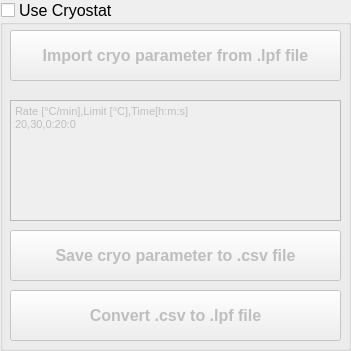
     <widget class="QGroupBox" name="CryoBox">
      <property name="enabled">
       <bool>true</bool>
      </property>
      <property name="geometry">
       <rect>
        <x>650</x>
        <y>350</y>
        <width>351</width>
        <height>351</height>
       </rect>
      </property>
      <property name="font">
       <font>
        <pointsize>12</pointsize>
       </font>
      </property>
      <property name="title">
       <string>Use Cryostat</string>
      </property>
      <property name="checkable">
       <bool>true</bool>
      </property>
      <property name="checked">
       <bool>false</bool>
      </property>
      <widget class="QPushButton" name="import_cryo_from_file">
       <property name="enabled">
        <bool>false</bool>
       </property>
       <property name="geometry">
        <rect>
         <x>10</x>
         <y>30</y>
         <width>331</width>
         <height>51</height>
        </rect>
       </property>
       <property name="font">
        <font>
         <pointsize>12</pointsize>
         <weight>75</weight>
         <bold>true</bold>
        </font>
       </property>
       <property name="text">
        <string>Import cryo parameter from .lpf file</string>
       </property>
       <property name="checkable">
        <bool>false</bool>
       </property>
      </widget>
      <widget class="QPlainTextEdit" name="cryo_parameter">
       <property name="geometry">
        <rect>
         <x>10</x>
         <y>100</y>
         <width>331</width>
         <height>121</height>
        </rect>
       </property>
       <property name="font">
        <font>
         <pointsize>8</pointsize>
        </font>
       </property>
       <property name="plainText">
        <string>Rate [°C/min],Limit [°C],Time[h:m:s]
20,30,0:20:0</string>
       </property>
       <property name="overwriteMode">
        <bool>false</bool>
       </property>
      </widget>
      <widget class="QPushButton" name="save_cryo_to_csv">
       <property name="geometry">
        <rect>
         <x>10</x>
         <y>230</y>
         <width>331</width>
         <height>51</height>
        </rect>
       </property>
       <property name="font">
        <font>
         <pointsize>12</pointsize>
         <weight>75</weight>
         <bold>true</bold>
        </font>
       </property>
       <property name="text">
        <string>Save cryo parameter to .csv file</string>
       </property>
      </widget>
      <widget class="QPushButton" name="convert_csv_to_lpf">
       <property name="geometry">
        <rect>
         <x>10</x>
         <y>290</y>
         <width>331</width>
         <height>51</height>
        </rect>
       </property>
       <property name="font">
        <font>
         <pointsize>12</pointsize>
         <weight>75</weight>
         <bold>true</bold>
        </font>
       </property>
       <property name="text">
        <string>Convert .csv to .lpf file</string>
       </property>
      </widget>
     </widget>
